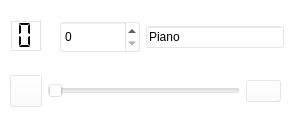
<?xml version="1.0" encoding="UTF-8"?>
<ui version="4.0">
 <class>ChannelEdit</class>
 <widget class="QWidget" name="ChannelEdit">
  <property name="geometry">
   <rect>
    <x>0</x>
    <y>0</y>
    <width>308</width>
    <height>131</height>
   </rect>
  </property>
  <property name="maximumSize">
   <size>
    <width>16777212</width>
    <height>16777215</height>
   </size>
  </property>
  <property name="windowTitle">
   <string>Form</string>
  </property>
  <property name="styleSheet">
   <string notr="true">QWidget{background-color: rgba(255, 255, 255, 88)}</string>
  </property>
  <widget class="QLCDNumber" name="lcdNumber">
   <property name="geometry">
    <rect>
     <x>10</x>
     <y>20</y>
     <width>31</width>
     <height>31</height>
    </rect>
   </property>
   <property name="font">
    <font>
     <pointsize>8</pointsize>
    </font>
   </property>
   <property name="smallDecimalPoint">
    <bool>false</bool>
   </property>
   <property name="digitCount">
    <number>1</number>
   </property>
   <property name="segmentStyle">
    <enum>QLCDNumber::Flat</enum>
   </property>
  </widget>
  <widget class="QWidget" name="layoutWidget">
   <property name="geometry">
    <rect>
     <x>10</x>
     <y>70</y>
     <width>271</width>
     <height>42</height>
    </rect>
   </property>
   <layout class="QHBoxLayout" name="horizontalLayout">
    <item>
     <widget class="QPushButton" name="pushButton">
      <property name="minimumSize">
       <size>
        <width>32</width>
        <height>32</height>
       </size>
      </property>
      <property name="maximumSize">
       <size>
        <width>32</width>
        <height>32</height>
       </size>
      </property>
      <property name="text">
       <string/>
      </property>
      <property name="icon">
       <iconset resource="image.qrc">
        <normaloff>:/image/nosound.png</normaloff>:/image/nosound.png</iconset>
      </property>
     </widget>
    </item>
    <item>
     <widget class="QSlider" name="horizontalSlider">
      <property name="orientation">
       <enum>Qt::Horizontal</enum>
      </property>
     </widget>
    </item>
    <item>
     <widget class="QPushButton" name="createButton">
      <property name="minimumSize">
       <size>
        <width>35</width>
        <height>0</height>
       </size>
      </property>
      <property name="maximumSize">
       <size>
        <width>35</width>
        <height>16777215</height>
       </size>
      </property>
      <property name="text">
       <string/>
      </property>
      <property name="icon">
       <iconset theme="applications-multimedia"/>
      </property>
     </widget>
    </item>
   </layout>
  </widget>
  <widget class="QWidget" name="layoutWidget">
   <property name="geometry">
    <rect>
     <x>60</x>
     <y>20</y>
     <width>224</width>
     <height>34</height>
    </rect>
   </property>
   <layout class="QHBoxLayout" name="horizontalLayout_2">
    <item>
     <widget class="QSpinBox" name="spinBox">
      <property name="minimumSize">
       <size>
        <width>80</width>
        <height>32</height>
       </size>
      </property>
      <property name="maximumSize">
       <size>
        <width>80</width>
        <height>32</height>
       </size>
      </property>
     </widget>
    </item>
    <item>
     <widget class="QLineEdit" name="lineEdit">
      <property name="text">
       <string>Piano</string>
      </property>
     </widget>
    </item>
   </layout>
  </widget>
 </widget>
 <resources>
  <include location="image.qrc"/>
 </resources>
 <connections/>
</ui>
